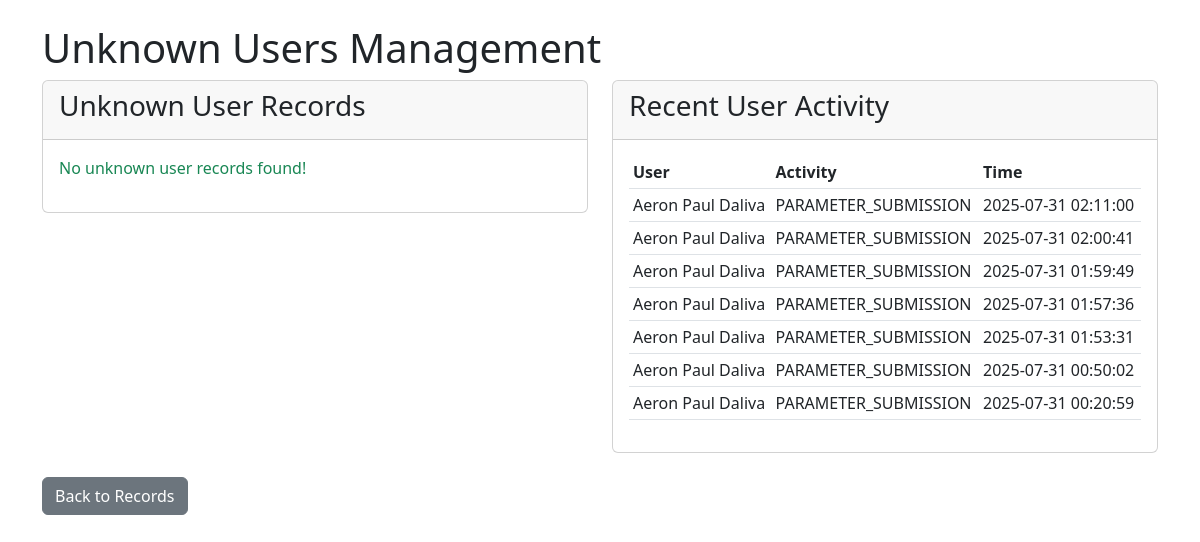
The app's page /parameters/fix_unknown_users.php (signed in), older data.
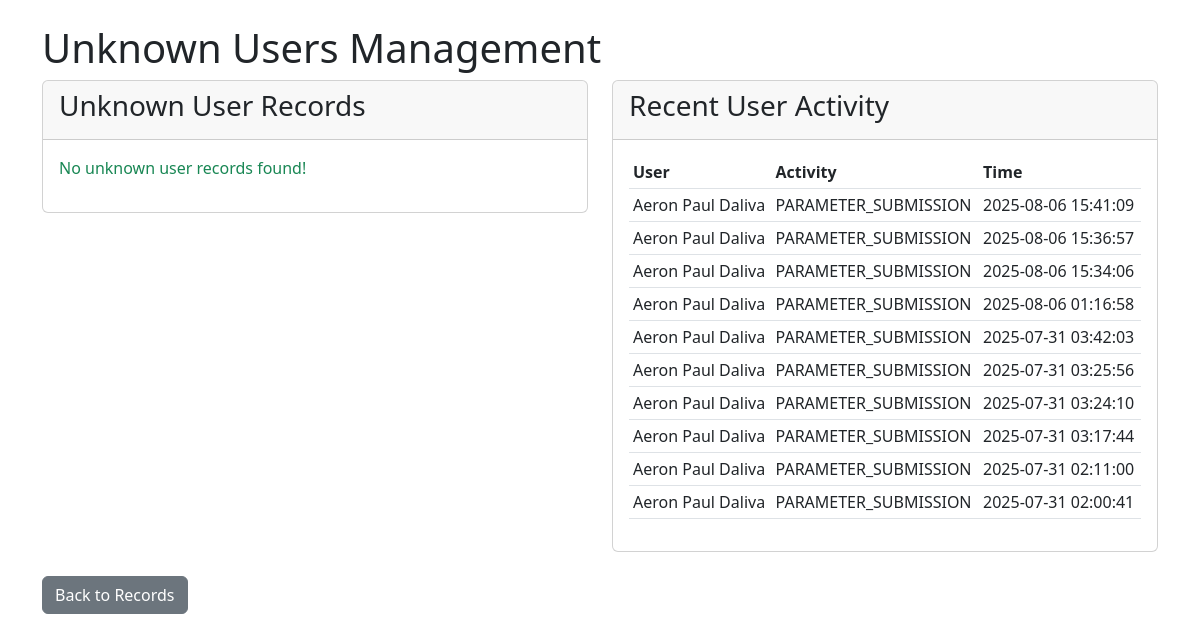
The same page, newer data.
### tables this page shows
CREATE TABLE `user_activity` (
  `id` int(11) NOT NULL,
  `user_id_number` varchar(10) DEFAULT NULL,
  `full_name` varchar(255) DEFAULT NULL,
  `activity_type` varchar(100) DEFAULT NULL,
  `record_id` varchar(50) DEFAULT NULL,
  `session_data` text DEFAULT NULL,
  `additional_info` text DEFAULT NULL,
  `ip_address` varchar(45) DEFAULT NULL,
  `user_agent` text DEFAULT NULL,
  `created_at` timestamp NULL DEFAULT current_timestamp()
);

### parameters/fix_unknown_users.php (the view, shortened to what this page needs)
<?php
$servername = "localhost";
$username = "root";
$password = "injectionadmin123";
$dbname = "injectionmoldingparameters";
$conn = new mysqli($servername, $username, $password, $dbname);
?>
<!DOCTYPE html>
<html lang="en">
<head>
    <link href="https://cdn.jsdelivr.net/npm/bootstrap@5.3.0/dist/css/bootstrap.min.css" rel="stylesheet">
</head>
<body>
    <div class="container mt-4">
        <h1>Unknown Users Management</h1>
        <div class="row">
            <div class="col-md-6">
                <div class="card">
                    <div class="card-header">
                        <h3>Unknown User Records</h3>
                    </div>
                    <div class="card-body">
                        <?php
                        $unknown_records = checkForUnknownUsers($conn);
                        if (!empty($unknown_records)): ?>
                            <form method="POST">
                                <div class="mb-3">
                                    <label for="correct_user" class="form-label">Correct User Name:</label>
                                    <input type="text" class="form-control" id="correct_user" name="correct_user" required>
                                </div>
                                <div class="table-responsive">
                                    <table class="table table-striped">
                                        <thead>
                                            <tr>
                                                <th><input type="checkbox" id="selectAll"></th>
                                                <th>Record ID</th>
                                                <th>Current User</th>
                                                <th>Date</th>
                                            </tr>
                                        </thead>
                                        <tbody>
                                            <?php foreach ($unknown_records as $record): ?>
                                                <tr>
                                                    <td><input type="checkbox" name="record_ids[]" value="<?= htmlspecialchars($record['record_id']) ?>"></td>
                                                    <td><?= htmlspecialchars($record['record_id']) ?></td>
                                                    <td><?= htmlspecialchars($record['submitted_by'] ?: 'NULL') ?></td>
                                                    <td><?= htmlspecialchars($record['submission_date']) ?></td>
                                                </tr>
                                            <?php endforeach; ?>
                                        </tbody>
                                    </table>
                                </div>
                                <button type="submit" name="fix_records" class="btn btn-primary">Fix Selected Records</button>
                            </form>
                        <?php else: ?>
                            <p class="text-success">No unknown user records found!</p>
                        <?php endif; ?>
                    </div>
                </div>
            </div>
            <div class="col-md-6">
                <div class="card">
                    <div class="card-header">
                        <h3>Recent User Activity</h3>
                    </div>
                    <div class="card-body">
                        <?php
                        $activity_sql = "SELECT * FROM user_activity ORDER BY created_at DESC LIMIT 10";
                        $activity_result = $conn->query($activity_sql);
                        if ($activity_result && $activity_result->num_rows > 0): ?>
                            <div class="table-responsive">
                                <table class="table table-sm">
                                    <thead>
                                        <tr>
                                            <th>User</th>
                                            <th>Activity</th>
                                            <th>Time</th>
                                        </tr>
                                    </thead>
                                    <tbody>
                                        <?php while ($activity = $activity_result->fetch_assoc()): ?>
                                            <tr>
                                                <td><?= htmlspecialchars($activity['full_name']) ?></td>
                                                <td><?= htmlspecialchars($activity['activity_type']) ?></td>
                                                <td><?= htmlspecialchars($activity['created_at']) ?></td>
                                            </tr>
                                        <?php endwhile; ?>
                                    </tbody>
                                </table>
                            </div>
                        <?php else: ?>
                            <p>No activity logged yet.</p>
                        <?php endif; ?>
                    </div>
                </div>
            </div>
        </div>
        <div class="mt-4">
            <a href="submission.php" class="btn btn-secondary">Back to Records</a>
        </div>
    </div>
</body>
</html>

Row changes from the older to the newer data that the page shows:
no longer on this page (row unchanged): user_activity: full_name "Aeron Paul Daliva", activity_type "PARAMETER_SUBMISSION", created_at "2025-07-31 01:59:49"
no longer on this page (row unchanged): user_activity: full_name "Aeron Paul Daliva", activity_type "PARAMETER_SUBMISSION", created_at "2025-07-31 01:57:36"
no longer on this page (row unchanged): user_activity: full_name "Aeron Paul Daliva", activity_type "PARAMETER_SUBMISSION", created_at "2025-07-31 01:53:31"
no longer on this page (row unchanged): user_activity: full_name "Aeron Paul Daliva", activity_type "PARAMETER_SUBMISSION", created_at "2025-07-31 00:50:02"
no longer on this page (row unchanged): user_activity: full_name "Aeron Paul Daliva", activity_type "PARAMETER_SUBMISSION", created_at "2025-07-31 00:20:59"
added user_activity: full_name "Aeron Paul Daliva", activity_type "PARAMETER_SUBMISSION", created_at "2025-08-06 15:41:09"
added user_activity: full_name "Aeron Paul Daliva", activity_type "PARAMETER_SUBMISSION", created_at "2025-08-06 15:36:57"
added user_activity: full_name "Aeron Paul Daliva", activity_type "PARAMETER_SUBMISSION", created_at "2025-08-06 15:34:06"
added user_activity: full_name "Aeron Paul Daliva", activity_type "PARAMETER_SUBMISSION", created_at "2025-08-06 01:16:58"
added user_activity: full_name "Aeron Paul Daliva", activity_type "PARAMETER_SUBMISSION", created_at "2025-07-31 03:42:03"
added user_activity: full_name "Aeron Paul Daliva", activity_type "PARAMETER_SUBMISSION", created_at "2025-07-31 03:25:56"
added user_activity: full_name "Aeron Paul Daliva", activity_type "PARAMETER_SUBMISSION", created_at "2025-07-31 03:24:10"
added user_activity: full_name "Aeron Paul Daliva", activity_type "PARAMETER_SUBMISSION", created_at "2025-07-31 03:17:44"
